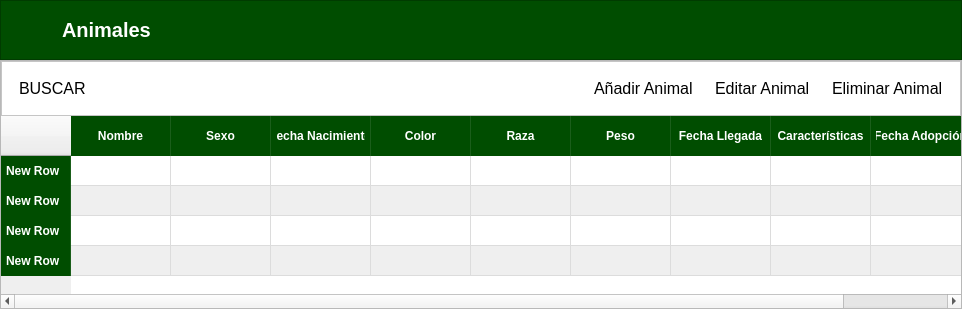
      <widget class="QWidget" name="page_3">
       <layout class="QVBoxLayout" name="verticalLayout_2" stretch="1,8">
        <property name="spacing">
         <number>0</number>
        </property>
        <property name="leftMargin">
         <number>0</number>
        </property>
        <property name="topMargin">
         <number>0</number>
        </property>
        <property name="rightMargin">
         <number>0</number>
        </property>
        <property name="bottomMargin">
         <number>0</number>
        </property>
        <item>
         <widget class="QFrame" name="frame_superior_1">
          <property name="styleSheet">
           <string notr="true">#frame_superior_1{
	background-color: #004d00
}

#titulo_1{
	color: white; 
	font-size: 20px; 
	font-weight: bold; 
}</string>
          </property>
          <property name="frameShape">
           <enum>QFrame::StyledPanel</enum>
          </property>
          <property name="frameShadow">
           <enum>QFrame::Raised</enum>
          </property>
          <layout class="QHBoxLayout" name="horizontalLayout_2">
           <property name="leftMargin">
            <number>15</number>
           </property>
           <item>
            <widget class="QLabel" name="label">
             <property name="minimumSize">
              <size>
               <width>40</width>
               <height>40</height>
              </size>
             </property>
             <property name="maximumSize">
              <size>
               <width>40</width>
               <height>40</height>
              </size>
             </property>
             <property name="text">
              <string/>
             </property>
             <property name="pixmap">
              <pixmap>img/huella.png</pixmap>
             </property>
             <property name="scaledContents">
              <bool>true</bool>
             </property>
            </widget>
           </item>
           <item>
            <widget class="QLabel" name="titulo_1">
             <property name="text">
              <string>Animales</string>
             </property>
            </widget>
           </item>
           <item>
            <spacer name="horizontalSpacer">
             <property name="orientation">
              <enum>Qt::Horizontal</enum>
             </property>
             <property name="sizeHint" stdset="0">
              <size>
               <width>801</width>
               <height>20</height>
              </size>
             </property>
            </spacer>
           </item>
          </layout>
         </widget>
        </item>
        <item>
         <widget class="QFrame" name="frame">
          <property name="styleSheet">
           <string notr="true"/>
          </property>
          <property name="frameShape">
           <enum>QFrame::StyledPanel</enum>
          </property>
          <property name="frameShadow">
           <enum>QFrame::Raised</enum>
          </property>
          <layout class="QVBoxLayout" name="verticalLayout_6" stretch="1,8">
           <property name="spacing">
            <number>0</number>
           </property>
           <property name="leftMargin">
            <number>0</number>
           </property>
           <property name="topMargin">
            <number>0</number>
           </property>
           <property name="rightMargin">
            <number>0</number>
           </property>
           <property name="bottomMargin">
            <number>0</number>
           </property>
           <item>
            <widget class="QFrame" name="frame_busqueda_1">
             <property name="styleSheet">
              <string notr="true">#frame_busqueda_1{
background-color: #FFFFFF;
}

QPushButton {
    background-color: transparent;
    text-align: left;
    padding: 8px;
    font-size: 16px;
    border: none;
}

/* Efecto cuando pasas el ratón por encima */
QPushButton:hover {
    background-color: #efefef;
}</string>
             </property>
             <property name="frameShape">
              <enum>QFrame::StyledPanel</enum>
             </property>
             <property name="frameShadow">
              <enum>QFrame::Raised</enum>
             </property>
             <layout class="QHBoxLayout" name="horizontalLayout_6">
              <item>
               <widget class="QPushButton" name="btn_buscarAnimales">
                <property name="text">
                 <string>BUSCAR</string>
                </property>
                <property name="icon">
                 <iconset>
                  <normaloff>img/lupa.png</normaloff>img/lupa.png</iconset>
                </property>
               </widget>
              </item>
              <item>
               <spacer name="horizontalSpacer_5">
                <property name="orientation">
                 <enum>Qt::Horizontal</enum>
                </property>
                <property name="sizeHint" stdset="0">
                 <size>
                  <width>390</width>
                  <height>20</height>
                 </size>
                </property>
               </spacer>
              </item>
              <item>
               <widget class="QPushButton" name="btn_anadirAnimales">
                <property name="text">
                 <string>Añadir Animal</string>
                </property>
                <property name="icon">
                 <iconset>
                  <normaloff>img/anadir.png</normaloff>img/anadir.png</iconset>
                </property>
               </widget>
              </item>
              <item>
               <widget class="QPushButton" name="btn_editarAnimales">
                <property name="text">
                 <string>Editar Animal</string>
                </property>
                <property name="icon">
                 <iconset>
                  <normaloff>img/editar.png</normaloff>img/editar.png</iconset>
                </property>
               </widget>
              </item>
              <item>
               <widget class="QPushButton" name="btn_eliminarAnimales">
                <property name="text">
                 <string>Eliminar Animal</string>
                </property>
                <property name="icon">
                 <iconset>
                  <normaloff>img/borrar.png</normaloff>img/borrar.png</iconset>
                </property>
               </widget>
              </item>
             </layout>
            </widget>
           </item>
           <item>
            <widget class="QTableWidget" name="tabla_animales">
             <property name="styleSheet">
              <string notr="true">/* Estilo general de la tabla */
QTableWidget {
    background-color: white;
    gridline-color: #dcdcdc; /* Color de las líneas de la cuadrícula */
    border: none;
    alternate-background-color: #efefef; /* Color de las filas grises */
    selection-background-color: #a8d5a2; /* Color cuando seleccionas una fila */
    color: #333333; /* Color del texto de los datos */
}

/* Estilo de los encabezados (La parte superior verde) */
QHeaderView::section {
    background-color: #004d00; /* Verde oscuro como el de tu banner */
    color: white;
    padding: 5px;
    font-weight: bold;
    border: none;
    border-right: 1px solid #1a5e1a; /* Línea divisoria entre columnas */
    height: 30px;
}

/* Estilo para que los datos se vean más limpios */
QTableWidget::item {
    padding: 5px;
}</string>
             </property>
             <property name="alternatingRowColors">
              <bool>true</bool>
             </property>
             <row>
              <property name="text">
               <string>New Row</string>
              </property>
             </row>
             <row>
              <property name="text">
               <string>New Row</string>
              </property>
             </row>
             <row>
              <property name="text">
               <string>New Row</string>
              </property>
             </row>
             <row>
              <property name="text">
               <string>New Row</string>
              </property>
             </row>
             <column>
              <property name="text">
               <string>Nombre</string>
              </property>
             </column>
             <column>
              <property name="text">
               <string>Sexo</string>
              </property>
             </column>
             <column>
              <property name="text">
               <string>Fecha Nacimiento</string>
              </property>
             </column>
             <column>
              <property name="text">
               <string>Color</string>
              </property>
             </column>
             <column>
              <property name="text">
               <string>Raza</string>
              </property>
             </column>
             <column>
              <property name="text">
               <string>Peso</string>
              </property>
             </column>
             <column>
              <property name="text">
               <string>Fecha Llegada</string>
              </property>
             </column>
             <column>
              <property name="text">
               <string>Características</string>
              </property>
             </column>
             <column>
              <property name="text">
               <string>Fecha Adopción</string>
              </property>
             </column>
            </widget>
           </item>
          </layout>
         </widget>
        </item>
       </layout>
      </widget>
